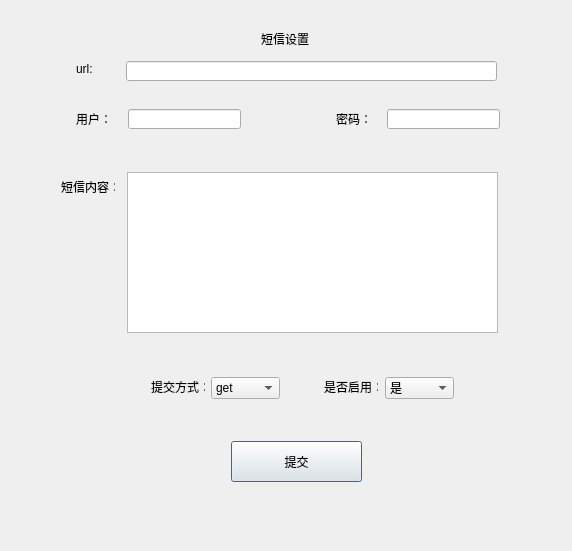
<?xml version="1.0" encoding="UTF-8"?>
<ui version="4.0">
 <class>Dialog</class>
 <widget class="QDialog" name="Dialog">
  <property name="geometry">
   <rect>
    <x>0</x>
    <y>0</y>
    <width>572</width>
    <height>551</height>
   </rect>
  </property>
  <property name="windowTitle">
   <string>Dialog</string>
  </property>
  <layout class="QVBoxLayout" name="verticalLayout">
   <item>
    <widget class="QWidget" name="widget" native="true">
     <widget class="QLabel" name="label">
      <property name="geometry">
       <rect>
        <x>65</x>
        <y>50</y>
        <width>54</width>
        <height>16</height>
       </rect>
      </property>
      <property name="text">
       <string>url:</string>
      </property>
     </widget>
     <widget class="QLabel" name="label_2">
      <property name="geometry">
       <rect>
        <x>65</x>
        <y>100</y>
        <width>54</width>
        <height>16</height>
       </rect>
      </property>
      <property name="text">
       <string>用户：</string>
      </property>
     </widget>
     <widget class="QLabel" name="label_3">
      <property name="geometry">
       <rect>
        <x>325</x>
        <y>100</y>
        <width>54</width>
        <height>16</height>
       </rect>
      </property>
      <property name="text">
       <string>密码：</string>
      </property>
     </widget>
     <widget class="QLineEdit" name="lineEdit">
      <property name="geometry">
       <rect>
        <x>115</x>
        <y>50</y>
        <width>371</width>
        <height>20</height>
       </rect>
      </property>
     </widget>
     <widget class="QLineEdit" name="lineEdit_2">
      <property name="geometry">
       <rect>
        <x>117</x>
        <y>98</y>
        <width>113</width>
        <height>20</height>
       </rect>
      </property>
     </widget>
     <widget class="QLineEdit" name="lineEdit_3">
      <property name="geometry">
       <rect>
        <x>376</x>
        <y>98</y>
        <width>113</width>
        <height>20</height>
       </rect>
      </property>
     </widget>
     <widget class="QLabel" name="label_4">
      <property name="geometry">
       <rect>
        <x>250</x>
        <y>20</y>
        <width>81</width>
        <height>16</height>
       </rect>
      </property>
      <property name="text">
       <string>短信设置</string>
      </property>
     </widget>
     <widget class="QTextEdit" name="textEdit">
      <property name="geometry">
       <rect>
        <x>116</x>
        <y>161</y>
        <width>371</width>
        <height>161</height>
       </rect>
      </property>
     </widget>
     <widget class="QLabel" name="label_5">
      <property name="geometry">
       <rect>
        <x>50</x>
        <y>170</y>
        <width>54</width>
        <height>12</height>
       </rect>
      </property>
      <property name="text">
       <string>短信内容：</string>
      </property>
     </widget>
     <widget class="QLabel" name="label_6">
      <property name="geometry">
       <rect>
        <x>140</x>
        <y>370</y>
        <width>54</width>
        <height>12</height>
       </rect>
      </property>
      <property name="text">
       <string>提交方式：</string>
      </property>
     </widget>
     <widget class="QLabel" name="label_7">
      <property name="geometry">
       <rect>
        <x>313</x>
        <y>370</y>
        <width>54</width>
        <height>12</height>
       </rect>
      </property>
      <property name="text">
       <string>是否启用：</string>
      </property>
     </widget>
     <widget class="QComboBox" name="comboBox">
      <property name="geometry">
       <rect>
        <x>200</x>
        <y>366</y>
        <width>69</width>
        <height>22</height>
       </rect>
      </property>
      <item>
       <property name="text">
        <string>get</string>
       </property>
      </item>
      <item>
       <property name="text">
        <string>post</string>
       </property>
      </item>
     </widget>
     <widget class="QComboBox" name="comboBox_2">
      <property name="geometry">
       <rect>
        <x>374</x>
        <y>366</y>
        <width>69</width>
        <height>22</height>
       </rect>
      </property>
      <item>
       <property name="text">
        <string>是</string>
       </property>
      </item>
      <item>
       <property name="text">
        <string>否</string>
       </property>
      </item>
     </widget>
     <widget class="QPushButton" name="pushButton">
      <property name="geometry">
       <rect>
        <x>220</x>
        <y>430</y>
        <width>131</width>
        <height>41</height>
       </rect>
      </property>
      <property name="text">
       <string>提交</string>
      </property>
     </widget>
    </widget>
   </item>
  </layout>
 </widget>
 <resources/>
 <connections/>
</ui>
